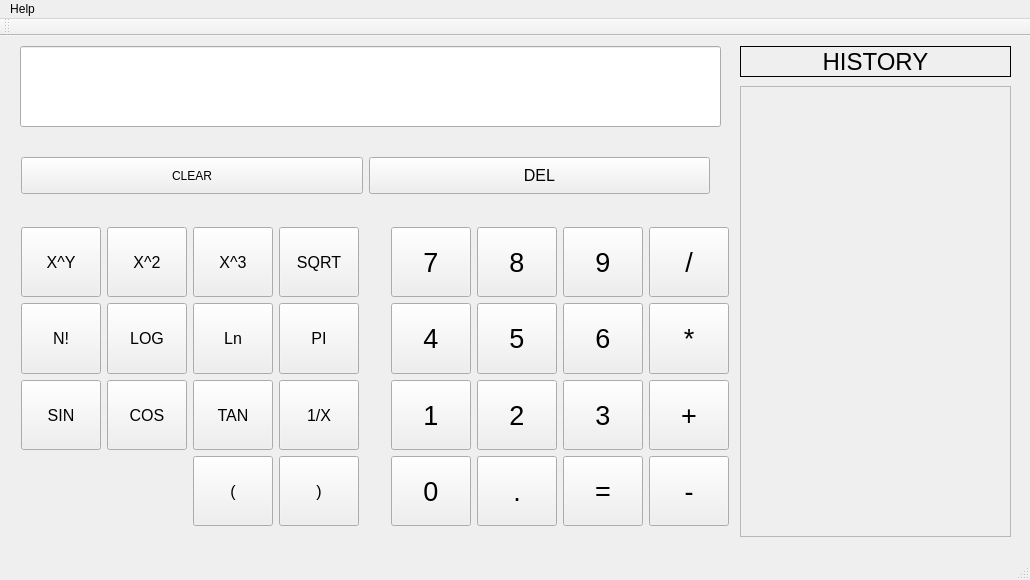
<?xml version="1.0" encoding="UTF-8"?>
<ui version="4.0">
 <class>MainWindow</class>
 <widget class="QMainWindow" name="MainWindow">
  <property name="geometry">
   <rect>
    <x>0</x>
    <y>0</y>
    <width>1030</width>
    <height>580</height>
   </rect>
  </property>
  <property name="windowTitle">
   <string>Scientific Calculator</string>
  </property>
  <widget class="QWidget" name="centralWidget">
   <widget class="QLabel" name="HistoryLabel">
    <property name="geometry">
     <rect>
      <x>740</x>
      <y>50</y>
      <width>271</width>
      <height>451</height>
     </rect>
    </property>
    <property name="font">
     <font>
      <pointsize>16</pointsize>
     </font>
    </property>
    <property name="layoutDirection">
     <enum>Qt::LeftToRight</enum>
    </property>
    <property name="frameShape">
     <enum>QFrame::Panel</enum>
    </property>
    <property name="text">
     <string/>
    </property>
    <property name="alignment">
     <set>Qt::AlignBottom|Qt::AlignLeading|Qt::AlignLeft</set>
    </property>
   </widget>
   <widget class="QWidget" name="gridLayoutWidget">
    <property name="geometry">
     <rect>
      <x>10</x>
      <y>110</y>
      <width>711</width>
      <height>59</height>
     </rect>
    </property>
    <layout class="QGridLayout" name="gridLayout">
     <item row="1" column="0">
      <widget class="QPushButton" name="btClr">
       <property name="sizePolicy">
        <sizepolicy hsizetype="Expanding" vsizetype="Expanding">
         <horstretch>0</horstretch>
         <verstretch>0</verstretch>
        </sizepolicy>
       </property>
       <property name="text">
        <string>CLEAR</string>
       </property>
      </widget>
     </item>
     <item row="1" column="1">
      <widget class="QPushButton" name="btDel">
       <property name="sizePolicy">
        <sizepolicy hsizetype="MinimumExpanding" vsizetype="MinimumExpanding">
         <horstretch>0</horstretch>
         <verstretch>0</verstretch>
        </sizepolicy>
       </property>
       <property name="font">
        <font>
         <pointsize>12</pointsize>
        </font>
       </property>
       <property name="text">
        <string>DEL</string>
       </property>
      </widget>
     </item>
    </layout>
   </widget>
   <widget class="QWidget" name="gridLayoutWidget_2">
    <property name="geometry">
     <rect>
      <x>380</x>
      <y>180</y>
      <width>341</width>
      <height>321</height>
     </rect>
    </property>
    <layout class="QGridLayout" name="gridLayout_2">
     <property name="sizeConstraint">
      <enum>QLayout::SetMinAndMaxSize</enum>
     </property>
     <property name="spacing">
      <number>6</number>
     </property>
     <item row="2" column="1">
      <widget class="QPushButton" name="bt1">
       <property name="sizePolicy">
        <sizepolicy hsizetype="MinimumExpanding" vsizetype="MinimumExpanding">
         <horstretch>0</horstretch>
         <verstretch>0</verstretch>
        </sizepolicy>
       </property>
       <property name="font">
        <font>
         <pointsize>20</pointsize>
        </font>
       </property>
       <property name="text">
        <string>1</string>
       </property>
       <property name="autoRepeatDelay">
        <number>150</number>
       </property>
      </widget>
     </item>
     <item row="1" column="1">
      <widget class="QPushButton" name="bt4">
       <property name="sizePolicy">
        <sizepolicy hsizetype="MinimumExpanding" vsizetype="MinimumExpanding">
         <horstretch>0</horstretch>
         <verstretch>0</verstretch>
        </sizepolicy>
       </property>
       <property name="font">
        <font>
         <pointsize>20</pointsize>
        </font>
       </property>
       <property name="text">
        <string>4</string>
       </property>
       <property name="autoRepeatDelay">
        <number>150</number>
       </property>
      </widget>
     </item>
     <item row="0" column="1">
      <widget class="QPushButton" name="bt7">
       <property name="sizePolicy">
        <sizepolicy hsizetype="MinimumExpanding" vsizetype="MinimumExpanding">
         <horstretch>0</horstretch>
         <verstretch>0</verstretch>
        </sizepolicy>
       </property>
       <property name="font">
        <font>
         <pointsize>20</pointsize>
        </font>
       </property>
       <property name="text">
        <string>7</string>
       </property>
       <property name="autoRepeatDelay">
        <number>150</number>
       </property>
      </widget>
     </item>
     <item row="0" column="3">
      <widget class="QPushButton" name="bt9">
       <property name="sizePolicy">
        <sizepolicy hsizetype="MinimumExpanding" vsizetype="MinimumExpanding">
         <horstretch>0</horstretch>
         <verstretch>0</verstretch>
        </sizepolicy>
       </property>
       <property name="font">
        <font>
         <pointsize>20</pointsize>
        </font>
       </property>
       <property name="text">
        <string>9</string>
       </property>
       <property name="autoRepeatDelay">
        <number>150</number>
       </property>
      </widget>
     </item>
     <item row="2" column="3">
      <widget class="QPushButton" name="bt3">
       <property name="sizePolicy">
        <sizepolicy hsizetype="MinimumExpanding" vsizetype="MinimumExpanding">
         <horstretch>0</horstretch>
         <verstretch>0</verstretch>
        </sizepolicy>
       </property>
       <property name="font">
        <font>
         <pointsize>20</pointsize>
        </font>
       </property>
       <property name="text">
        <string>3</string>
       </property>
       <property name="autoRepeatDelay">
        <number>150</number>
       </property>
      </widget>
     </item>
     <item row="1" column="4">
      <widget class="QPushButton" name="btMul">
       <property name="sizePolicy">
        <sizepolicy hsizetype="MinimumExpanding" vsizetype="MinimumExpanding">
         <horstretch>0</horstretch>
         <verstretch>0</verstretch>
        </sizepolicy>
       </property>
       <property name="font">
        <font>
         <pointsize>20</pointsize>
        </font>
       </property>
       <property name="text">
        <string>*</string>
       </property>
       <property name="autoRepeatDelay">
        <number>150</number>
       </property>
      </widget>
     </item>
     <item row="2" column="2">
      <widget class="QPushButton" name="bt2">
       <property name="sizePolicy">
        <sizepolicy hsizetype="MinimumExpanding" vsizetype="MinimumExpanding">
         <horstretch>0</horstretch>
         <verstretch>0</verstretch>
        </sizepolicy>
       </property>
       <property name="font">
        <font>
         <pointsize>20</pointsize>
        </font>
       </property>
       <property name="text">
        <string>2</string>
       </property>
       <property name="autoRepeatDelay">
        <number>150</number>
       </property>
      </widget>
     </item>
     <item row="0" column="2">
      <widget class="QPushButton" name="bt8">
       <property name="sizePolicy">
        <sizepolicy hsizetype="MinimumExpanding" vsizetype="MinimumExpanding">
         <horstretch>0</horstretch>
         <verstretch>0</verstretch>
        </sizepolicy>
       </property>
       <property name="font">
        <font>
         <pointsize>20</pointsize>
        </font>
       </property>
       <property name="text">
        <string>8</string>
       </property>
       <property name="autoRepeatDelay">
        <number>150</number>
       </property>
      </widget>
     </item>
     <item row="2" column="4">
      <widget class="QPushButton" name="btAdd">
       <property name="sizePolicy">
        <sizepolicy hsizetype="MinimumExpanding" vsizetype="MinimumExpanding">
         <horstretch>0</horstretch>
         <verstretch>0</verstretch>
        </sizepolicy>
       </property>
       <property name="font">
        <font>
         <pointsize>20</pointsize>
        </font>
       </property>
       <property name="text">
        <string>+</string>
       </property>
       <property name="autoRepeatDelay">
        <number>150</number>
       </property>
      </widget>
     </item>
     <item row="0" column="4">
      <widget class="QPushButton" name="btDiv">
       <property name="sizePolicy">
        <sizepolicy hsizetype="MinimumExpanding" vsizetype="MinimumExpanding">
         <horstretch>0</horstretch>
         <verstretch>0</verstretch>
        </sizepolicy>
       </property>
       <property name="font">
        <font>
         <pointsize>20</pointsize>
        </font>
       </property>
       <property name="text">
        <string>/</string>
       </property>
       <property name="autoRepeatDelay">
        <number>150</number>
       </property>
      </widget>
     </item>
     <item row="3" column="1">
      <widget class="QPushButton" name="bt0">
       <property name="sizePolicy">
        <sizepolicy hsizetype="MinimumExpanding" vsizetype="MinimumExpanding">
         <horstretch>0</horstretch>
         <verstretch>0</verstretch>
        </sizepolicy>
       </property>
       <property name="font">
        <font>
         <pointsize>20</pointsize>
        </font>
       </property>
       <property name="text">
        <string>0</string>
       </property>
       <property name="autoRepeatDelay">
        <number>150</number>
       </property>
      </widget>
     </item>
     <item row="3" column="3">
      <widget class="QPushButton" name="btEq">
       <property name="sizePolicy">
        <sizepolicy hsizetype="MinimumExpanding" vsizetype="MinimumExpanding">
         <horstretch>0</horstretch>
         <verstretch>0</verstretch>
        </sizepolicy>
       </property>
       <property name="font">
        <font>
         <pointsize>20</pointsize>
        </font>
       </property>
       <property name="text">
        <string>=</string>
       </property>
       <property name="autoRepeatDelay">
        <number>150</number>
       </property>
      </widget>
     </item>
     <item row="1" column="3">
      <widget class="QPushButton" name="bt6">
       <property name="sizePolicy">
        <sizepolicy hsizetype="MinimumExpanding" vsizetype="MinimumExpanding">
         <horstretch>0</horstretch>
         <verstretch>0</verstretch>
        </sizepolicy>
       </property>
       <property name="font">
        <font>
         <pointsize>20</pointsize>
        </font>
       </property>
       <property name="text">
        <string>6</string>
       </property>
       <property name="autoRepeatDelay">
        <number>150</number>
       </property>
      </widget>
     </item>
     <item row="1" column="2">
      <widget class="QPushButton" name="bt5">
       <property name="sizePolicy">
        <sizepolicy hsizetype="MinimumExpanding" vsizetype="MinimumExpanding">
         <horstretch>0</horstretch>
         <verstretch>0</verstretch>
        </sizepolicy>
       </property>
       <property name="font">
        <font>
         <pointsize>20</pointsize>
        </font>
       </property>
       <property name="text">
        <string>5</string>
       </property>
       <property name="autoRepeatDelay">
        <number>150</number>
       </property>
      </widget>
     </item>
     <item row="3" column="4">
      <widget class="QPushButton" name="btSub">
       <property name="sizePolicy">
        <sizepolicy hsizetype="MinimumExpanding" vsizetype="MinimumExpanding">
         <horstretch>0</horstretch>
         <verstretch>0</verstretch>
        </sizepolicy>
       </property>
       <property name="font">
        <font>
         <pointsize>20</pointsize>
        </font>
       </property>
       <property name="text">
        <string>-</string>
       </property>
       <property name="autoRepeatDelay">
        <number>150</number>
       </property>
      </widget>
     </item>
     <item row="3" column="2">
      <widget class="QPushButton" name="btDec">
       <property name="sizePolicy">
        <sizepolicy hsizetype="MinimumExpanding" vsizetype="MinimumExpanding">
         <horstretch>0</horstretch>
         <verstretch>0</verstretch>
        </sizepolicy>
       </property>
       <property name="font">
        <font>
         <pointsize>20</pointsize>
        </font>
       </property>
       <property name="text">
        <string>.</string>
       </property>
       <property name="autoRepeatDelay">
        <number>150</number>
       </property>
      </widget>
     </item>
    </layout>
   </widget>
   <widget class="QWidget" name="gridLayoutWidget_3">
    <property name="geometry">
     <rect>
      <x>10</x>
      <y>180</y>
      <width>340</width>
      <height>321</height>
     </rect>
    </property>
    <layout class="QGridLayout" name="gridLayout_3">
     <property name="sizeConstraint">
      <enum>QLayout::SetMinAndMaxSize</enum>
     </property>
     <property name="spacing">
      <number>6</number>
     </property>
     <item row="2" column="1">
      <widget class="QPushButton" name="btCos">
       <property name="sizePolicy">
        <sizepolicy hsizetype="MinimumExpanding" vsizetype="MinimumExpanding">
         <horstretch>0</horstretch>
         <verstretch>0</verstretch>
        </sizepolicy>
       </property>
       <property name="font">
        <font>
         <pointsize>12</pointsize>
        </font>
       </property>
       <property name="text">
        <string>COS</string>
       </property>
      </widget>
     </item>
     <item row="1" column="0">
      <widget class="QPushButton" name="NFact">
       <property name="sizePolicy">
        <sizepolicy hsizetype="MinimumExpanding" vsizetype="MinimumExpanding">
         <horstretch>0</horstretch>
         <verstretch>0</verstretch>
        </sizepolicy>
       </property>
       <property name="font">
        <font>
         <pointsize>12</pointsize>
        </font>
       </property>
       <property name="text">
        <string>N!</string>
       </property>
      </widget>
     </item>
     <item row="0" column="1">
      <widget class="QPushButton" name="Xraise2">
       <property name="sizePolicy">
        <sizepolicy hsizetype="MinimumExpanding" vsizetype="MinimumExpanding">
         <horstretch>0</horstretch>
         <verstretch>0</verstretch>
        </sizepolicy>
       </property>
       <property name="font">
        <font>
         <pointsize>12</pointsize>
        </font>
       </property>
       <property name="text">
        <string>X^2</string>
       </property>
      </widget>
     </item>
     <item row="2" column="0">
      <widget class="QPushButton" name="btSin">
       <property name="sizePolicy">
        <sizepolicy hsizetype="MinimumExpanding" vsizetype="MinimumExpanding">
         <horstretch>0</horstretch>
         <verstretch>0</verstretch>
        </sizepolicy>
       </property>
       <property name="font">
        <font>
         <pointsize>12</pointsize>
        </font>
       </property>
       <property name="text">
        <string>SIN</string>
       </property>
      </widget>
     </item>
     <item row="2" column="2">
      <widget class="QPushButton" name="btTan">
       <property name="sizePolicy">
        <sizepolicy hsizetype="MinimumExpanding" vsizetype="MinimumExpanding">
         <horstretch>0</horstretch>
         <verstretch>0</verstretch>
        </sizepolicy>
       </property>
       <property name="font">
        <font>
         <pointsize>12</pointsize>
        </font>
       </property>
       <property name="text">
        <string>TAN</string>
       </property>
      </widget>
     </item>
     <item row="1" column="2">
      <widget class="QPushButton" name="Ln">
       <property name="sizePolicy">
        <sizepolicy hsizetype="MinimumExpanding" vsizetype="MinimumExpanding">
         <horstretch>0</horstretch>
         <verstretch>0</verstretch>
        </sizepolicy>
       </property>
       <property name="font">
        <font>
         <pointsize>12</pointsize>
        </font>
       </property>
       <property name="text">
        <string>Ln</string>
       </property>
      </widget>
     </item>
     <item row="1" column="1">
      <widget class="QPushButton" name="Log">
       <property name="sizePolicy">
        <sizepolicy hsizetype="MinimumExpanding" vsizetype="MinimumExpanding">
         <horstretch>0</horstretch>
         <verstretch>0</verstretch>
        </sizepolicy>
       </property>
       <property name="font">
        <font>
         <pointsize>12</pointsize>
        </font>
       </property>
       <property name="text">
        <string>LOG</string>
       </property>
      </widget>
     </item>
     <item row="0" column="0">
      <widget class="QPushButton" name="XraiseY">
       <property name="sizePolicy">
        <sizepolicy hsizetype="MinimumExpanding" vsizetype="MinimumExpanding">
         <horstretch>0</horstretch>
         <verstretch>0</verstretch>
        </sizepolicy>
       </property>
       <property name="font">
        <font>
         <pointsize>12</pointsize>
        </font>
       </property>
       <property name="text">
        <string>X^Y</string>
       </property>
      </widget>
     </item>
     <item row="2" column="3">
      <widget class="QPushButton" name="InverseX">
       <property name="sizePolicy">
        <sizepolicy hsizetype="MinimumExpanding" vsizetype="MinimumExpanding">
         <horstretch>0</horstretch>
         <verstretch>0</verstretch>
        </sizepolicy>
       </property>
       <property name="font">
        <font>
         <pointsize>12</pointsize>
        </font>
       </property>
       <property name="text">
        <string>1/X</string>
       </property>
      </widget>
     </item>
     <item row="0" column="2">
      <widget class="QPushButton" name="Xraise3">
       <property name="sizePolicy">
        <sizepolicy hsizetype="MinimumExpanding" vsizetype="MinimumExpanding">
         <horstretch>0</horstretch>
         <verstretch>0</verstretch>
        </sizepolicy>
       </property>
       <property name="font">
        <font>
         <pointsize>12</pointsize>
        </font>
       </property>
       <property name="text">
        <string>X^3</string>
       </property>
      </widget>
     </item>
     <item row="1" column="3">
      <widget class="QPushButton" name="Pi">
       <property name="sizePolicy">
        <sizepolicy hsizetype="MinimumExpanding" vsizetype="MinimumExpanding">
         <horstretch>0</horstretch>
         <verstretch>0</verstretch>
        </sizepolicy>
       </property>
       <property name="font">
        <font>
         <pointsize>12</pointsize>
        </font>
       </property>
       <property name="text">
        <string>PI</string>
       </property>
      </widget>
     </item>
     <item row="0" column="3">
      <widget class="QPushButton" name="SQRT">
       <property name="sizePolicy">
        <sizepolicy hsizetype="MinimumExpanding" vsizetype="MinimumExpanding">
         <horstretch>0</horstretch>
         <verstretch>0</verstretch>
        </sizepolicy>
       </property>
       <property name="font">
        <font>
         <pointsize>12</pointsize>
        </font>
       </property>
       <property name="text">
        <string>SQRT</string>
       </property>
      </widget>
     </item>
     <item row="3" column="3">
      <widget class="QPushButton" name="btBrac_Right">
       <property name="sizePolicy">
        <sizepolicy hsizetype="MinimumExpanding" vsizetype="MinimumExpanding">
         <horstretch>0</horstretch>
         <verstretch>0</verstretch>
        </sizepolicy>
       </property>
       <property name="font">
        <font>
         <pointsize>12</pointsize>
        </font>
       </property>
       <property name="text">
        <string>)</string>
       </property>
      </widget>
     </item>
     <item row="3" column="2">
      <widget class="QPushButton" name="btBrac_Left">
       <property name="sizePolicy">
        <sizepolicy hsizetype="MinimumExpanding" vsizetype="MinimumExpanding">
         <horstretch>0</horstretch>
         <verstretch>0</verstretch>
        </sizepolicy>
       </property>
       <property name="font">
        <font>
         <pointsize>12</pointsize>
        </font>
       </property>
       <property name="text">
        <string>(</string>
       </property>
      </widget>
     </item>
    </layout>
   </widget>
   <widget class="QLabel" name="HistoryTag">
    <property name="geometry">
     <rect>
      <x>740</x>
      <y>10</y>
      <width>271</width>
      <height>31</height>
     </rect>
    </property>
    <property name="font">
     <font>
      <pointsize>18</pointsize>
     </font>
    </property>
    <property name="layoutDirection">
     <enum>Qt::RightToLeft</enum>
    </property>
    <property name="frameShape">
     <enum>QFrame::Box</enum>
    </property>
    <property name="text">
     <string>HISTORY</string>
    </property>
    <property name="alignment">
     <set>Qt::AlignCenter</set>
    </property>
   </widget>
   <widget class="QScrollArea" name="scrollArea">
    <property name="geometry">
     <rect>
      <x>740</x>
      <y>50</y>
      <width>271</width>
      <height>451</height>
     </rect>
    </property>
    <property name="widgetResizable">
     <bool>true</bool>
    </property>
    <widget class="QWidget" name="scrollAreaWidgetContents">
     <property name="geometry">
      <rect>
       <x>0</x>
       <y>0</y>
       <width>269</width>
       <height>449</height>
      </rect>
     </property>
    </widget>
   </widget>
   <widget class="QLineEdit" name="Display">
    <property name="geometry">
     <rect>
      <x>20</x>
      <y>10</y>
      <width>701</width>
      <height>81</height>
     </rect>
    </property>
    <property name="font">
     <font>
      <pointsize>18</pointsize>
     </font>
    </property>
    <property name="layoutDirection">
     <enum>Qt::RightToLeft</enum>
    </property>
    <property name="alignment">
     <set>Qt::AlignBottom|Qt::AlignRight|Qt::AlignTrailing</set>
    </property>
    <property name="readOnly">
     <bool>true</bool>
    </property>
   </widget>
  </widget>
  <widget class="QMenuBar" name="menuBar">
   <property name="geometry">
    <rect>
     <x>0</x>
     <y>0</y>
     <width>1030</width>
     <height>25</height>
    </rect>
   </property>
   <widget class="QMenu" name="menuHelp">
    <property name="title">
     <string>Help</string>
    </property>
    <widget class="QMenu" name="menuGitHub_2">
     <property name="title">
      <string>GitHub</string>
     </property>
     <addaction name="actionAjay_Nair"/>
     <addaction name="actionHrishikesh_Nair"/>
    </widget>
    <addaction name="actionAbout"/>
    <addaction name="menuGitHub_2"/>
    <addaction name="actionLicense"/>
   </widget>
   <addaction name="menuHelp"/>
  </widget>
  <widget class="QToolBar" name="mainToolBar">
   <attribute name="toolBarArea">
    <enum>TopToolBarArea</enum>
   </attribute>
   <attribute name="toolBarBreak">
    <bool>false</bool>
   </attribute>
  </widget>
  <widget class="QStatusBar" name="statusBar"/>
  <action name="actionAbout">
   <property name="text">
    <string>About</string>
   </property>
  </action>
  <action name="actionAjay_Nair">
   <property name="text">
    <string>Ajay Nair</string>
   </property>
  </action>
  <action name="actionHrishikesh_Nair">
   <property name="text">
    <string>Hrishikesh Nair</string>
   </property>
  </action>
  <action name="actionLicense">
   <property name="text">
    <string>License</string>
   </property>
  </action>
 </widget>
 <layoutdefault spacing="6" margin="11"/>
 <resources/>
 <connections/>
</ui>
